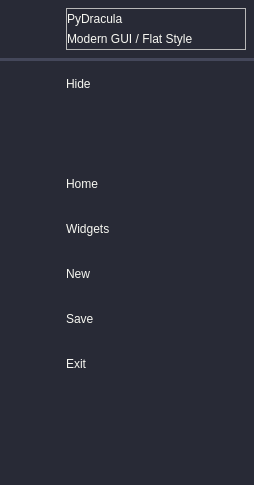
<?xml version="1.0" encoding="UTF-8"?>
<ui version="4.0">
 <class>ExtraLeftMenu</class>
 <widget class="QFrame" name="ExtraLeftMenu">
  <property name="geometry">
   <rect>
    <x>0</x>
    <y>0</y>
    <width>254</width>
    <height>485</height>
   </rect>
  </property>
  <property name="windowTitle">
   <string>Frame</string>
  </property>
  <property name="styleSheet">
   <string notr="true">QWidget {
  color: #f8f8f2;
  font: 10pt &quot;Segoe UI&quot;;
}

.ExtraLeftMenu, #ExtraLeftMenu {
  background-color: #282a36;
}

#topLogoInfo {
  padding: 8px;
}
#topLogoInfo #topLogoLabels {
  margin-left: 16px;
}

#topLogo {
  background-color: #282a36;
  background-image: url(:/images/images/images/PyDracula.png);
  background-position: center;
  background-repeat: no-repeat;
}

#leftMenuFrame {
  border-top: 3px solid #44475a;
}
#leftMenuFrame #toggleButton {
  background-position: left center;
  background-repeat: no-repeat;
  border: none;
  border-left: 22px solid transparent;
  background-color: transparent;
  text-align: left;
  padding-left: 44px;
  background-image: url(:/icons/images/icons/icon_menu.png);
}

#topMenu #btn_home {
  background-position: left center;
  background-repeat: no-repeat;
  border: none;
  border-left: 22px solid transparent;
  background-color: transparent;
  text-align: left;
  padding-left: 44px;
  background-image: url(:/icons/images/icons/cil-home.png);
}
#topMenu #btn_home:hover {
  background-color: #333545;
}
#topMenu #btn_home:pressed {
  background-color: #1d1f27;
  color: white;
}
#topMenu #btn_widgets {
  background-position: left center;
  background-repeat: no-repeat;
  border: none;
  border-left: 22px solid transparent;
  background-color: transparent;
  text-align: left;
  padding-left: 44px;
  background-image: url(:/icons/images/icons/cil-gamepad.png);
}
#topMenu #btn_widgets:hover {
  background-color: #333545;
}
#topMenu #btn_widgets:pressed {
  background-color: #1d1f27;
  color: white;
}
#topMenu #btn_new {
  background-position: left center;
  background-repeat: no-repeat;
  border: none;
  border-left: 22px solid transparent;
  background-color: transparent;
  text-align: left;
  padding-left: 44px;
  background-image: url(:/icons/images/icons/cil-file.png);
}
#topMenu #btn_new:hover {
  background-color: #333545;
}
#topMenu #btn_new:pressed {
  background-color: #1d1f27;
  color: white;
}
#topMenu #btn_save {
  background-position: left center;
  background-repeat: no-repeat;
  border: none;
  border-left: 22px solid transparent;
  background-color: transparent;
  text-align: left;
  padding-left: 44px;
  background-image: url(:/icons/images/icons/cil-save.png);
}
#topMenu #btn_save:hover {
  background-color: #333545;
}
#topMenu #btn_save:pressed {
  background-color: #1d1f27;
  color: white;
}
#topMenu #btn_exit {
  background-position: left center;
  background-repeat: no-repeat;
  border: none;
  border-left: 22px solid transparent;
  background-color: transparent;
  text-align: left;
  padding-left: 44px;
  background-image: url(:/icons/images/icons/cil-x.png);
}
#topMenu #btn_exit:hover {
  background-color: #333545;
}
#topMenu #btn_exit:pressed {
  background-color: #1d1f27;
  color: white;
}

#bottomMenu #toggleLeftBox {
  background-position: left center;
  background-repeat: no-repeat;
  border: none;
  border-left: 20px solid transparent;
  background-color: transparent;
  text-align: left;
  padding-left: 44px;
  background-image: url(:/icons/images/icons/icon_settings.png);
}
#bottomMenu #toggleLeftBox:hover {
  background-color: #333545;
}
#bottomMenu #toggleLeftBox:pressed {
  background-color: #1d1f27;
  color: white;
}

/*# sourceMappingURL=extraleftmenu.css.map */
</string>
  </property>
  <layout class="QVBoxLayout" name="verticalLayout_2" stretch="0,1">
   <property name="spacing">
    <number>0</number>
   </property>
   <property name="leftMargin">
    <number>0</number>
   </property>
   <property name="topMargin">
    <number>0</number>
   </property>
   <property name="rightMargin">
    <number>0</number>
   </property>
   <property name="bottomMargin">
    <number>0</number>
   </property>
   <item alignment="Qt::AlignTop">
    <widget class="QFrame" name="topLogoInfo">
     <property name="sizePolicy">
      <sizepolicy hsizetype="Preferred" vsizetype="Fixed">
       <horstretch>0</horstretch>
       <verstretch>0</verstretch>
      </sizepolicy>
     </property>
     <property name="minimumSize">
      <size>
       <width>0</width>
       <height>58</height>
      </size>
     </property>
     <property name="maximumSize">
      <size>
       <width>16777215</width>
       <height>58</height>
      </size>
     </property>
     <layout class="QHBoxLayout" name="horizontalLayout">
      <property name="spacing">
       <number>0</number>
      </property>
      <property name="sizeConstraint">
       <enum>QLayout::SetFixedSize</enum>
      </property>
      <property name="leftMargin">
       <number>0</number>
      </property>
      <property name="topMargin">
       <number>0</number>
      </property>
      <property name="rightMargin">
       <number>0</number>
      </property>
      <property name="bottomMargin">
       <number>0</number>
      </property>
      <item>
       <widget class="QFrame" name="topLogo">
        <property name="minimumSize">
         <size>
          <width>42</width>
          <height>42</height>
         </size>
        </property>
        <property name="maximumSize">
         <size>
          <width>42</width>
          <height>42</height>
         </size>
        </property>
       </widget>
      </item>
      <item>
       <widget class="QFrame" name="topLogoLabels">
        <property name="minimumSize">
         <size>
          <width>196</width>
          <height>0</height>
         </size>
        </property>
        <property name="maximumSize">
         <size>
          <width>16777215</width>
          <height>16777215</height>
         </size>
        </property>
        <property name="frameShape">
         <enum>QFrame::StyledPanel</enum>
        </property>
        <property name="frameShadow">
         <enum>QFrame::Raised</enum>
        </property>
        <layout class="QVBoxLayout" name="verticalLayout_7">
         <property name="spacing">
          <number>0</number>
         </property>
         <property name="leftMargin">
          <number>0</number>
         </property>
         <property name="topMargin">
          <number>0</number>
         </property>
         <property name="rightMargin">
          <number>0</number>
         </property>
         <property name="bottomMargin">
          <number>0</number>
         </property>
         <item>
          <widget class="QLabel" name="label">
           <property name="styleSheet">
            <string notr="true">QWidget {
  color: #f8f8f2;
  font: 10pt &quot;Segoe UI&quot;;
}

.ExtraLeftMenu #topLogoInfo {
  padding: 8px;
}
.ExtraLeftMenu #topLogoInfo #topLogoLabels {
  margin-left: 16px;
}
.ExtraLeftMenu #topLogo {
  background-color: #282a36;
  background-image: url(:/images/images/images/PyDracula.png);
  background-position: center;
  background-repeat: no-repeat;
}

/*# sourceMappingURL=extraleftmenu.css.map */
</string>
           </property>
           <property name="text">
            <string>PyDracula</string>
           </property>
          </widget>
         </item>
         <item>
          <widget class="QLabel" name="label_2">
           <property name="text">
            <string>Modern GUI / Flat Style</string>
           </property>
          </widget>
         </item>
        </layout>
       </widget>
      </item>
     </layout>
    </widget>
   </item>
   <item>
    <widget class="QFrame" name="leftMenuFrame">
     <layout class="QVBoxLayout" name="verticalLayout">
      <property name="spacing">
       <number>0</number>
      </property>
      <property name="leftMargin">
       <number>0</number>
      </property>
      <property name="topMargin">
       <number>0</number>
      </property>
      <property name="rightMargin">
       <number>0</number>
      </property>
      <property name="bottomMargin">
       <number>0</number>
      </property>
      <item alignment="Qt::AlignTop">
       <widget class="QFrame" name="toggleBox">
        <property name="maximumSize">
         <size>
          <width>16777215</width>
          <height>45</height>
         </size>
        </property>
        <property name="frameShape">
         <enum>QFrame::NoFrame</enum>
        </property>
        <property name="frameShadow">
         <enum>QFrame::Plain</enum>
        </property>
        <layout class="QVBoxLayout" name="verticalLayout_4">
         <property name="spacing">
          <number>0</number>
         </property>
         <property name="leftMargin">
          <number>0</number>
         </property>
         <property name="topMargin">
          <number>0</number>
         </property>
         <property name="rightMargin">
          <number>0</number>
         </property>
         <property name="bottomMargin">
          <number>0</number>
         </property>
         <item>
          <widget class="QPushButton" name="toggleButton">
           <property name="minimumSize">
            <size>
             <width>0</width>
             <height>45</height>
            </size>
           </property>
           <property name="text">
            <string>Hide</string>
           </property>
          </widget>
         </item>
        </layout>
       </widget>
      </item>
      <item alignment="Qt::AlignTop">
       <widget class="QFrame" name="topMenu">
        <property name="frameShape">
         <enum>QFrame::NoFrame</enum>
        </property>
        <property name="frameShadow">
         <enum>QFrame::Plain</enum>
        </property>
        <layout class="QVBoxLayout" name="verticalLayout_3">
         <property name="spacing">
          <number>0</number>
         </property>
         <property name="leftMargin">
          <number>0</number>
         </property>
         <property name="topMargin">
          <number>0</number>
         </property>
         <property name="rightMargin">
          <number>0</number>
         </property>
         <property name="bottomMargin">
          <number>0</number>
         </property>
         <item>
          <widget class="QPushButton" name="btn_home">
           <property name="minimumSize">
            <size>
             <width>0</width>
             <height>45</height>
            </size>
           </property>
           <property name="text">
            <string>Home</string>
           </property>
          </widget>
         </item>
         <item>
          <widget class="QPushButton" name="btn_widgets">
           <property name="minimumSize">
            <size>
             <width>0</width>
             <height>45</height>
            </size>
           </property>
           <property name="text">
            <string>Widgets</string>
           </property>
          </widget>
         </item>
         <item>
          <widget class="QPushButton" name="btn_new">
           <property name="minimumSize">
            <size>
             <width>0</width>
             <height>45</height>
            </size>
           </property>
           <property name="text">
            <string>New</string>
           </property>
          </widget>
         </item>
         <item>
          <widget class="QPushButton" name="btn_save">
           <property name="minimumSize">
            <size>
             <width>0</width>
             <height>45</height>
            </size>
           </property>
           <property name="text">
            <string>Save</string>
           </property>
          </widget>
         </item>
         <item>
          <widget class="QPushButton" name="btn_exit">
           <property name="minimumSize">
            <size>
             <width>0</width>
             <height>45</height>
            </size>
           </property>
           <property name="text">
            <string>Exit</string>
           </property>
          </widget>
         </item>
        </layout>
       </widget>
      </item>
      <item alignment="Qt::AlignBottom">
       <widget class="QFrame" name="bottomMenu">
        <property name="frameShape">
         <enum>QFrame::NoFrame</enum>
        </property>
        <property name="frameShadow">
         <enum>QFrame::Plain</enum>
        </property>
        <layout class="QVBoxLayout" name="verticalLayout_5">
         <property name="spacing">
          <number>0</number>
         </property>
         <property name="leftMargin">
          <number>0</number>
         </property>
         <property name="topMargin">
          <number>0</number>
         </property>
         <property name="rightMargin">
          <number>0</number>
         </property>
         <property name="bottomMargin">
          <number>0</number>
         </property>
         <item>
          <widget class="QPushButton" name="toggleLeftBox">
           <property name="minimumSize">
            <size>
             <width>0</width>
             <height>45</height>
            </size>
           </property>
           <property name="text">
            <string/>
           </property>
          </widget>
         </item>
        </layout>
       </widget>
      </item>
     </layout>
    </widget>
   </item>
  </layout>
 </widget>
 <resources/>
 <connections/>
</ui>
